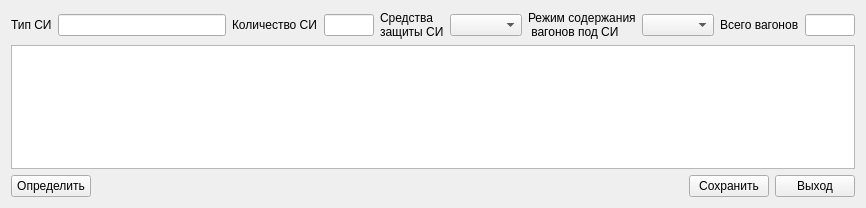
<?xml version="1.0" encoding="UTF-8"?>
<ui version="4.0">
 <class>RailsCalcForm</class>
 <widget class="QWidget" name="RailsCalcForm">
  <property name="geometry">
   <rect>
    <x>0</x>
    <y>0</y>
    <width>866</width>
    <height>208</height>
   </rect>
  </property>
  <property name="sizePolicy">
   <sizepolicy hsizetype="Minimum" vsizetype="Minimum">
    <horstretch>0</horstretch>
    <verstretch>0</verstretch>
   </sizepolicy>
  </property>
  <property name="minimumSize">
   <size>
    <width>720</width>
    <height>180</height>
   </size>
  </property>
  <property name="windowTitle">
   <string>Определение количества вагонов</string>
  </property>
  <property name="windowIcon">
   <iconset>
    <normaloff>../images/new.png</normaloff>../images/new.png</iconset>
  </property>
  <layout class="QVBoxLayout" name="verticalLayout">
   <item>
    <layout class="QHBoxLayout" name="horizontalLayout_2">
     <item>
      <widget class="QLabel" name="label">
       <property name="text">
        <string>Тип СИ</string>
       </property>
      </widget>
     </item>
     <item>
      <widget class="QLineEdit" name="leSiType">
       <property name="minimumSize">
        <size>
         <width>80</width>
         <height>0</height>
        </size>
       </property>
       <property name="alignment">
        <set>Qt::AlignCenter</set>
       </property>
      </widget>
     </item>
     <item>
      <widget class="QLabel" name="label_2">
       <property name="text">
        <string>Количество СИ</string>
       </property>
      </widget>
     </item>
     <item>
      <widget class="QLineEdit" name="leSiCount">
       <property name="sizePolicy">
        <sizepolicy hsizetype="Fixed" vsizetype="Fixed">
         <horstretch>0</horstretch>
         <verstretch>0</verstretch>
        </sizepolicy>
       </property>
       <property name="minimumSize">
        <size>
         <width>50</width>
         <height>0</height>
        </size>
       </property>
       <property name="maximumSize">
        <size>
         <width>50</width>
         <height>16777215</height>
        </size>
       </property>
       <property name="alignment">
        <set>Qt::AlignCenter</set>
       </property>
      </widget>
     </item>
     <item>
      <widget class="QLabel" name="label_3">
       <property name="text">
        <string>Средства
защиты СИ</string>
       </property>
      </widget>
     </item>
     <item>
      <widget class="QComboBox" name="cbContainerType"/>
     </item>
     <item>
      <widget class="QLabel" name="label_4">
       <property name="text">
        <string>Режим содержания
 вагонов под СИ</string>
       </property>
      </widget>
     </item>
     <item>
      <widget class="QComboBox" name="cbRailsTerm"/>
     </item>
     <item>
      <widget class="QLabel" name="label_5">
       <property name="text">
        <string>Всего вагонов</string>
       </property>
      </widget>
     </item>
     <item>
      <widget class="QLineEdit" name="leAllRailCount">
       <property name="sizePolicy">
        <sizepolicy hsizetype="Fixed" vsizetype="Fixed">
         <horstretch>0</horstretch>
         <verstretch>0</verstretch>
        </sizepolicy>
       </property>
       <property name="minimumSize">
        <size>
         <width>50</width>
         <height>0</height>
        </size>
       </property>
       <property name="maximumSize">
        <size>
         <width>50</width>
         <height>16777215</height>
        </size>
       </property>
       <property name="alignment">
        <set>Qt::AlignCenter</set>
       </property>
      </widget>
     </item>
    </layout>
   </item>
   <item>
    <widget class="QTableView" name="tv"/>
   </item>
   <item>
    <layout class="QHBoxLayout" name="horizontalLayout">
     <item>
      <widget class="QPushButton" name="pbCalc">
       <property name="styleSheet">
        <string notr="true"/>
       </property>
       <property name="text">
        <string>Определить</string>
       </property>
      </widget>
     </item>
     <item>
      <spacer name="horizontalSpacer">
       <property name="orientation">
        <enum>Qt::Horizontal</enum>
       </property>
       <property name="sizeHint" stdset="0">
        <size>
         <width>40</width>
         <height>20</height>
        </size>
       </property>
      </spacer>
     </item>
     <item>
      <widget class="QPushButton" name="pbSave">
       <property name="text">
        <string>Сохранить</string>
       </property>
      </widget>
     </item>
     <item>
      <widget class="QPushButton" name="pbExit">
       <property name="text">
        <string>Выход</string>
       </property>
      </widget>
     </item>
    </layout>
   </item>
  </layout>
 </widget>
 <resources/>
 <connections/>
</ui>
